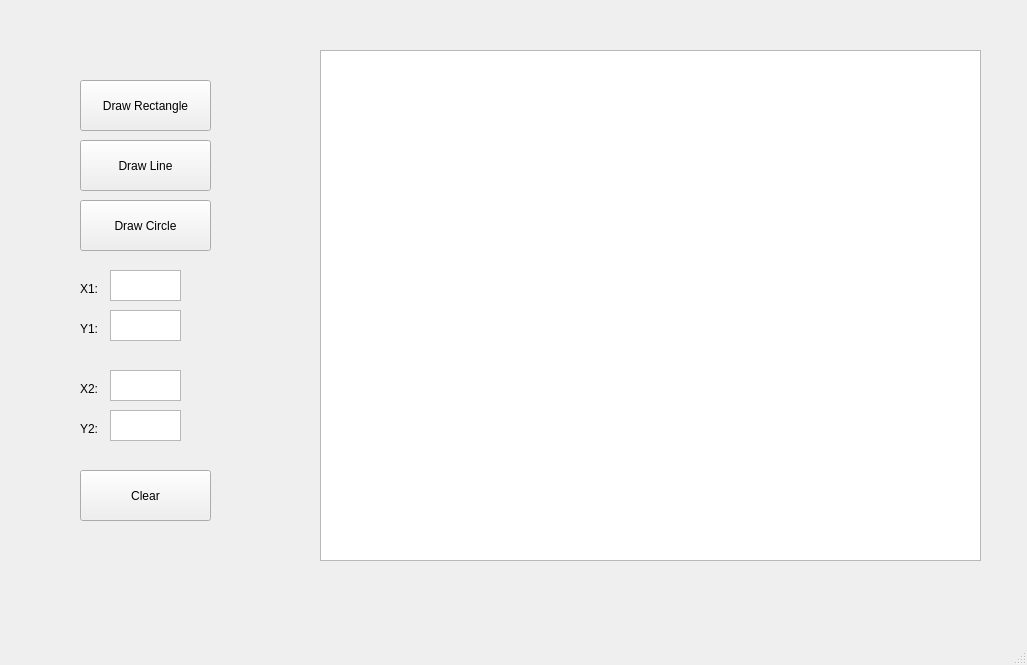
<?xml version="1.0" encoding="UTF-8"?>
<ui version="4.0">
 <class>MainWindow</class>
 <widget class="QMainWindow" name="MainWindow">
  <property name="geometry">
   <rect>
    <x>0</x>
    <y>0</y>
    <width>1027</width>
    <height>665</height>
   </rect>
  </property>
  <property name="windowTitle">
   <string>MainWindow</string>
  </property>
  <widget class="QWidget" name="centralwidget">
   <widget class="QPushButton" name="drawRectangle">
    <property name="geometry">
     <rect>
      <x>80</x>
      <y>80</y>
      <width>131</width>
      <height>51</height>
     </rect>
    </property>
    <property name="text">
     <string>Draw Rectangle</string>
    </property>
   </widget>
   <widget class="QPushButton" name="drawLine">
    <property name="geometry">
     <rect>
      <x>80</x>
      <y>140</y>
      <width>131</width>
      <height>51</height>
     </rect>
    </property>
    <property name="text">
     <string>Draw Line</string>
    </property>
   </widget>
   <widget class="QPushButton" name="pushButton_3">
    <property name="geometry">
     <rect>
      <x>80</x>
      <y>470</y>
      <width>131</width>
      <height>51</height>
     </rect>
    </property>
    <property name="text">
     <string>Clear</string>
    </property>
   </widget>
   <widget class="QLabel" name="label_2">
    <property name="geometry">
     <rect>
      <x>80</x>
      <y>280</y>
      <width>31</width>
      <height>17</height>
     </rect>
    </property>
    <property name="text">
     <string>X1:</string>
    </property>
   </widget>
   <widget class="QLabel" name="label_3">
    <property name="geometry">
     <rect>
      <x>80</x>
      <y>320</y>
      <width>31</width>
      <height>17</height>
     </rect>
    </property>
    <property name="text">
     <string>Y1:</string>
    </property>
   </widget>
   <widget class="QLabel" name="label_4">
    <property name="geometry">
     <rect>
      <x>80</x>
      <y>380</y>
      <width>31</width>
      <height>17</height>
     </rect>
    </property>
    <property name="text">
     <string>X2:</string>
    </property>
   </widget>
   <widget class="QLabel" name="label_5">
    <property name="geometry">
     <rect>
      <x>80</x>
      <y>420</y>
      <width>31</width>
      <height>17</height>
     </rect>
    </property>
    <property name="text">
     <string>Y2:</string>
    </property>
   </widget>
   <widget class="QTextEdit" name="x1">
    <property name="geometry">
     <rect>
      <x>110</x>
      <y>270</y>
      <width>71</width>
      <height>31</height>
     </rect>
    </property>
   </widget>
   <widget class="QTextEdit" name="y1">
    <property name="geometry">
     <rect>
      <x>110</x>
      <y>310</y>
      <width>71</width>
      <height>31</height>
     </rect>
    </property>
   </widget>
   <widget class="QTextEdit" name="x2">
    <property name="geometry">
     <rect>
      <x>110</x>
      <y>370</y>
      <width>71</width>
      <height>31</height>
     </rect>
    </property>
   </widget>
   <widget class="QTextEdit" name="y2">
    <property name="geometry">
     <rect>
      <x>110</x>
      <y>410</y>
      <width>71</width>
      <height>31</height>
     </rect>
    </property>
   </widget>
   <widget class="QGraphicsView" name="graphicsView">
    <property name="enabled">
     <bool>true</bool>
    </property>
    <property name="geometry">
     <rect>
      <x>320</x>
      <y>50</y>
      <width>661</width>
      <height>511</height>
     </rect>
    </property>
   </widget>
   <widget class="QPushButton" name="drawCircle">
    <property name="geometry">
     <rect>
      <x>80</x>
      <y>200</y>
      <width>131</width>
      <height>51</height>
     </rect>
    </property>
    <property name="text">
     <string>Draw Circle</string>
    </property>
   </widget>
  </widget>
  <widget class="QMenuBar" name="menubar">
   <property name="geometry">
    <rect>
     <x>0</x>
     <y>0</y>
     <width>1027</width>
     <height>22</height>
    </rect>
   </property>
  </widget>
  <widget class="QStatusBar" name="statusbar"/>
 </widget>
 <resources/>
 <connections/>
</ui>
